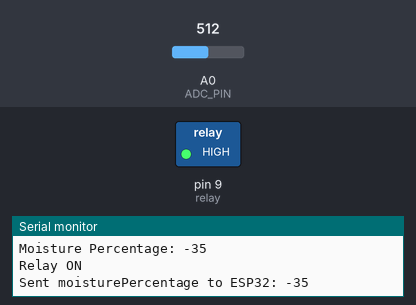
A sketch run on a simulated Arduino Uno, built with avr-gcc and run on an emulated ATmega328P. Parts: switched loads named in the sketch (green lamp = pin HIGH), the last lines printed to the serial monitor. The inputs (shaded band) are chosen by the test bench; at power-on: A0 (ADC_PIN) = 512.

Above: at 1.3 s.
1.4 s: A0 (ADC_PIN) set to 311
2.9 s: A0 (ADC_PIN) set to 279
At 4.4 s:
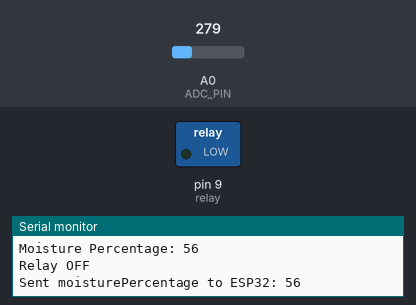
7.7 s: A0 (ADC_PIN) set to 306
At 8.9 s:
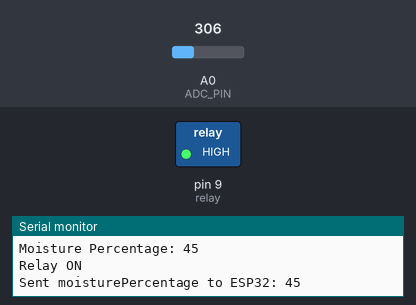
9.2 s: A0 (ADC_PIN) set to 122
At 9.6 s:
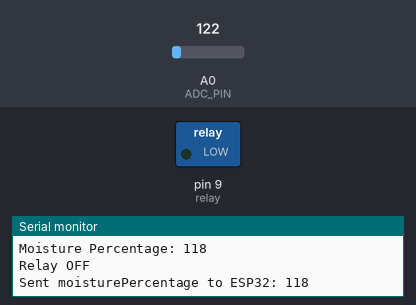
Timing chart, 0 to 11.8 s (numbered marks = the images above; inputs shaded):
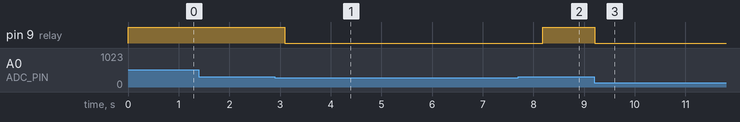

Measured:
- the behaviour switches between 296 and 295 on A0 (ADC_PIN) (found by bisection; images 0 and 1)
- after the input at 2.9 s, pin 9 (relay): HIGH → LOW after 0.19 s
- after the input at 7.7 s, pin 9 (relay): LOW → HIGH after 0.49 s
- after the input at 9.2 s, pin 9 (relay): HIGH → LOW at once

The sketch:

arduino.ino
```cpp
#include <SoftwareSerial.h>

#define relay 9
#define ADC_PIN A0
#define RX_PIN 2  // Define the RX pin for SoftwareSerial
#define TX_PIN 3  // Define the TX pin for SoftwareSerial

SoftwareSerial mySerial(RX_PIN, TX_PIN);  // RX, TX

int threshold = 50; // Default threshold to a reasonable value for testing

void setup() {
  pinMode(relay, OUTPUT);
  Serial.begin(9600);
  mySerial.begin(9600);  // Initialize SoftwareSerial
  Serial.println("Setup complete. Awaiting data...");
}

void loop() {
  int val_ADC = analogRead(ADC_PIN);
  int moisturePercentage = map(val_ADC, 422, 169, 0, 100); // Adjust these values based on your sensor calibration
  Serial.print("Moisture Percentage: ");
  Serial.println(moisturePercentage);

  // Check for incoming data from ESP32
  if (mySerial.available()) {
    String input = mySerial.readStringUntil('\n');
    Serial.print("Received input: ");
    Serial.println(input);  // Debug the received input

    if (input.startsWith("THRESHOLD:")) {
      input = input.substring(10); // Remove "THRESHOLD:" prefix
      int newThreshold = input.toInt();

      // Validate the new threshold
      if (newThreshold > 0 && newThreshold < 100) {
        threshold = newThreshold;
        Serial.print("Updated threshold: ");
        Serial.println(threshold);
      } else {
        Serial.println("Received invalid threshold, ignoring.");
      }
    }
  }

  // Control the relay based on the moisture percentage
  if (moisturePercentage < threshold) {
    digitalWrite(relay, HIGH);
    Serial.println("Relay ON");
  } else {
    digitalWrite(relay, LOW);
    Serial.println("Relay OFF");
  }

  // Send moisture percentage back to ESP32
  mySerial.println(moisturePercentage);
  Serial.print("Sent moisturePercentage to ESP32: ");
  Serial.println(moisturePercentage);

  delay(500); // Small delay to ensure proper communication
}
```
